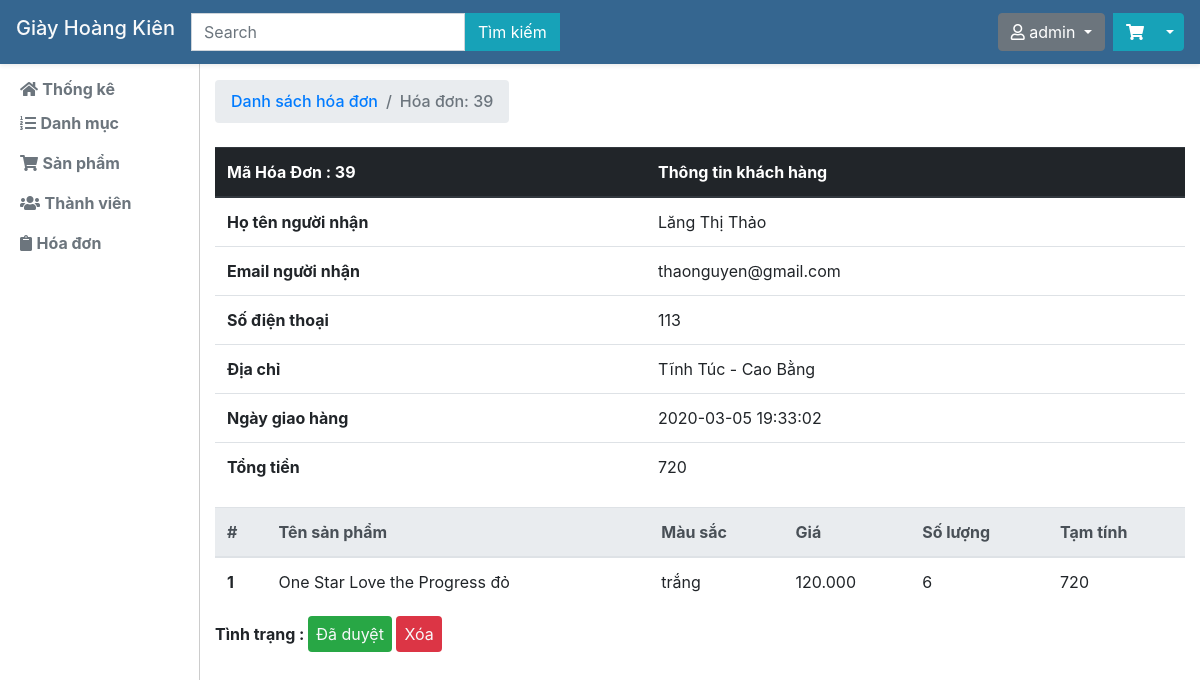
/quanly.php?task=cthd&id=39 (signed in), run on the app's committed database.
### tables this page shows
CREATE TABLE `hoadon` (
  `id_hoadon` int(10) NOT NULL,
  `listidsanpham` varchar(255) NOT NULL,
  `listsoluongsanpham` varchar(500) NOT NULL,
  `tongtien` varchar(255) NOT NULL,
  `idthanhvien` int(10) NOT NULL,
  `ngaygiaohang` timestamp NOT NULL DEFAULT current_timestamp() ON UPDATE current_timestamp(),
  `tinhtrang` tinyint(1) NOT NULL DEFAULT 0,
  `hoten` varchar(255) NOT NULL,
  `email` varchar(255) NOT NULL,
  `sodienthoai` varchar(15) NOT NULL,
  `diachi` text NOT NULL,
  `listmausac` varchar(255) NOT NULL,
  `phuongthuc` int(11) NOT NULL
);

CREATE TABLE `sanpham` (
  `id_sanpham` int(10) NOT NULL,
  `ten` varchar(255) NOT NULL,
  `gia` varchar(255) NOT NULL,
  `mota` text NOT NULL,
  `anhdaidien` varchar(255) NOT NULL,
  `mausac` varchar(255) NOT NULL,
  `soluong` varchar(255) NOT NULL,
  `iddanhmuc` int(10) NOT NULL
);

### controller/quanly.php (called while the page is built, shortened)
<?php
class Controller
{
	protected $model;
	public function __construct(){
		require_once('./model/model.php');
		$this->model = new Model();
	}
	public function chitiethoadon(){
		$hoadon = $this->model->getHoaDon($_GET['id'])->fetch_assoc();
		require_once('./view/chitiethoadon.php');
	}
}
 ?>

### model/model.php (called while the page is built, shortened)
<?php
class Model
{
	protected $host,$db,$user,$pass,$conn;
	public function __construct(){
		$this->host = 'localhost';
		$this->db = 'web_giay';
		$this->user = 'root';
		$this->pass = '';
		$this->conn = new mysqli($this->host,$this->user,$this->pass,$this->db);
		$this->conn->set_charset("utf8");
	}
	public function getHoaDon($id){
		$sql = "SELECT * FROM hoadon WHERE id_hoadon=$id";
		$result = $this->conn->query($sql);
		if($result->num_rows > 0){
			return $result;
		} else {
			return null;
		}
	}
	public function getSanPham($id){
		$sql = "SELECT * FROM sanpham WHERE id_sanpham=$id";
		$result = $this->conn->query($sql);
		if($result->num_rows > 0){
			return $result->fetch_assoc();
		} else {
			return null;
		}
	}
}
 ?>

### view/chitiethoadon.php (the view)
<?php require_once('./view/header_quanly.php'); ?>
<h6 class="sidebar-heading d-flex justify-content-between align-items-center mt-4 mb-2 text-success">
  <nav aria-label="breadcrumb">
      <ol class="breadcrumb">
        <li class="breadcrumb-item"><a href="quanly.php?task=qlhd">Danh sách hóa đơn</a></li>
        <li class="breadcrumb-item active" aria-current="page">Hóa đơn: <?php echo $hoadon['id_hoadon'] ?></li>
      </ol>
    </nav>
</h6>
<?php
$mang_id = explode('|', $hoadon['listidsanpham']);
$mang_soluong = explode('|', $hoadon['listsoluongsanpham']);
$ketqua = array_combine($mang_id,$mang_soluong);
?>
<div class="row">
    <div class="col-12">
        <table class="table">
          <thead class="thead-dark">
            <tr>
              <th scope="col">Mã Hóa Đơn : <?php echo $hoadon['id_hoadon'] ?></th>
              <th scope="col">Thông tin khách hàng</th>
            </tr>
          </thead>
          <tbody>
            <tr>
              <th scope="row">Họ tên người nhận</th>
              <td><?php echo $hoadon['hoten'] ?></td>
            </tr>
            <tr>
              <th scope="row">Email người nhận</th>
              <td><?php echo $hoadon['email'] ?></td>
            </tr>
            <tr>
              <th scope="row">Số điện thoại</th>
              <td><?php echo $hoadon['sodienthoai'] ?></td>
            </tr>
            <tr>
              <th scope="row">Địa chỉ</th>
              <td><?php echo $hoadon['diachi'] ?></td>
            </tr>
            <tr>
              <th scope="row">Ngày giao hàng</th>
              <td><?php echo $hoadon['ngaygiaohang'] ?></td>
            </tr>
            <tr>
              <th scope="row">Tổng tiền</th>
              <td><?php echo $hoadon['tongtien'] ?></td>
            </tr>
          </tbody>
        </table>
        <table class="table">
          <thead class="thead-light">
            <tr>
              <th scope="col">#</th>
              <th scope="col">Tên sản phẩm</th>
              <th scope="col">Màu sắc</th>
              <th scope="col">Giá</th>
              <th scope="col">Số lượng</th>
              <th scope="col">Tạm tính</th>
            </tr>
          </thead>
          <tbody>
            <?php $i=1;foreach ($ketqua as $key => $value) {?>
            <tr>
              <th scope="row"><?php echo $i;$i++ ?></th>
              <td><?php echo $this->model->getSanPham($key)['ten'] ?></td>
              <td><?php echo $this->model->getSanPham($key)['mausac'] ?></td>
              <td><?php echo $this->model->getSanPham($key)['gia'] ?></td>
              <td><?php echo $value ?></td>
              <td><?php echo $this->model->getSanPham($key)['gia']*$value ?></td>
            </tr>
            <?php } ?>
          </tbody>
        </table>
        <div class="mb-3">
          <b>Tình trạng : </b>
          <?php if($hoadon['tinhtrang']==0){ ?>
          <a href="quanly.php?task=duyethd&id=<?php echo $hoadon['id_hoadon'] ?>" class="bg-warning rounded p-2 text-dark" onclick="return confirm('Xác nhận duyệt đơn hàng này?')">Duyệt đơn</a>
          <?php } else { ?>
            <span class="bg-success rounded p-2 text-light">Đã duyệt</span>
          <?php } ?>
          <a href="quanly.php?task=xoahd&id=<?php echo $hoadon['id_hoadon'] ?>" onclick="return confirm('Bạn có chắc chắn muốn xóa?')" class="bg-danger rounded p-2 text-light">Xóa</a>
        </div>
    </div>
</div>
<?php require_once('./view/footer_quanly.php') ?>

### view/header_quanly.php (style rules this page uses)
body { margin-top: 56px; }

### data on the page
hoadon: id_hoadon "39", hoten "Lăng Thị Thảo", email "thaonguyen@gmail.com", sodienthoai "113", diachi "Tĩnh Túc - Cao Bằng", ngaygiaohang "2020-03-05 19:33:02", tongtien "720"
sanpham: ten "One Star Love the Progress đỏ", mausac "trắng", gia "120.000", $this->model->getSanPham($key)['gia']*$value "720"

### other printed values
$_SESSION['user_data']['tendangnhap'] "admin"
$value "6"
